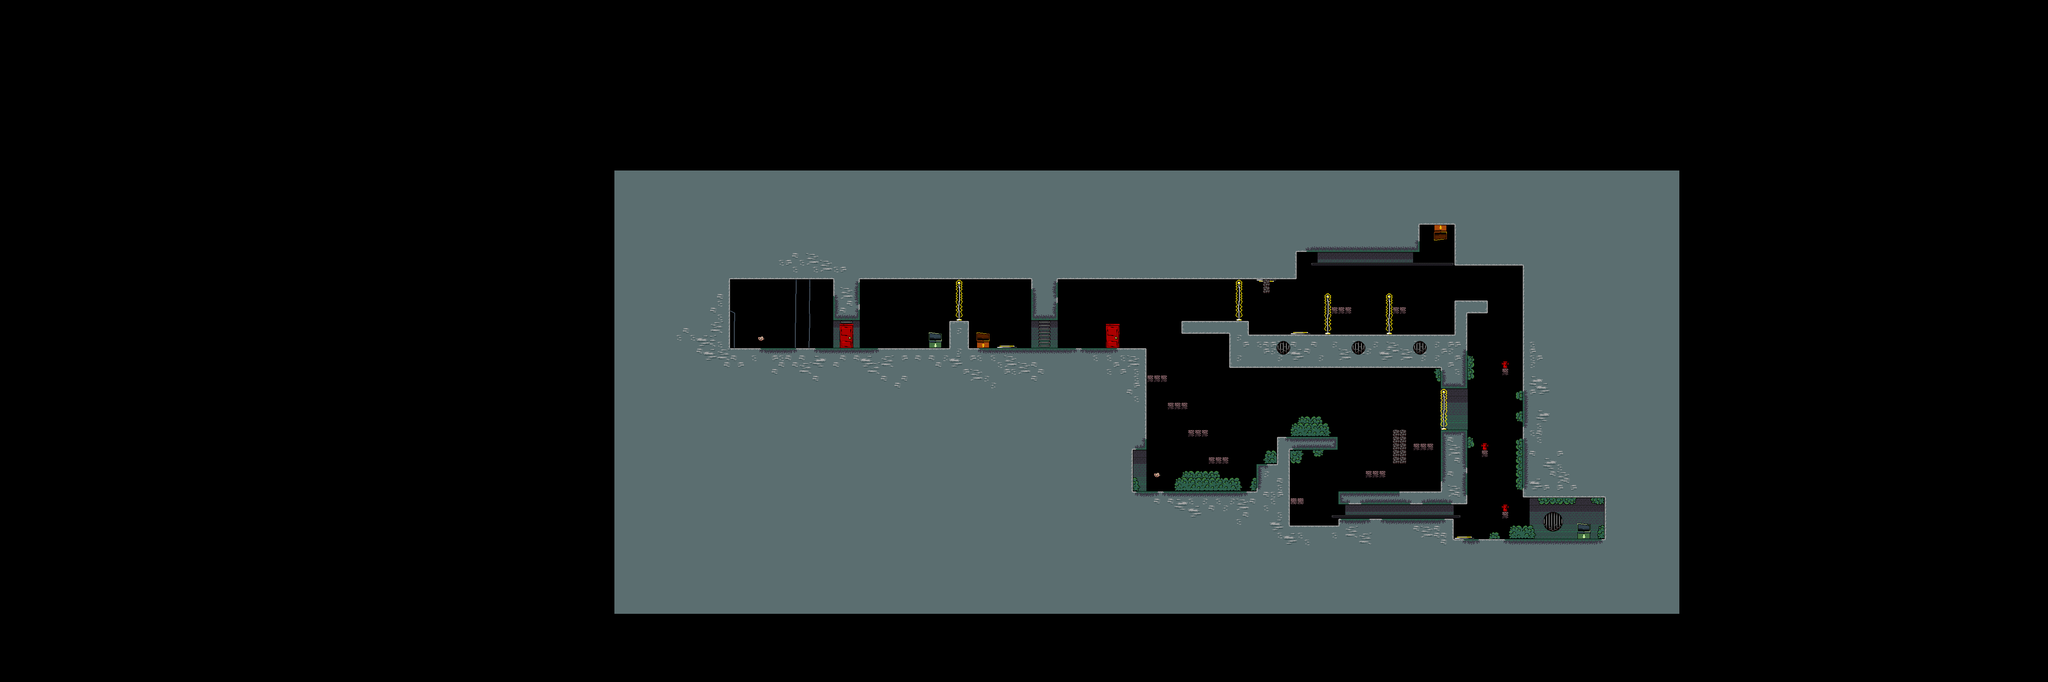

The image is a tile-based game level rendered from a .tmx file. Its description and source (layers, tilesets, objects; grid data summarised) follow:
An orthogonal 300x100 tile map with 16x16 px tiles, 5 tile layers (05 Background Background, 04 Background, 03 Collision, 02 Foreground, ...).

<map version="1.5" tiledversion="1.7.0" orientation="orthogonal" renderorder="right-down" width="300" height="100" tilewidth="16" tileheight="16" infinite="0" nextlayerid="6" nextobjectid="1">
 <tileset firstgid="1" source="RatkingTileset.tsx" />
 <layer id="5" name="05 Background Background" width="300" height="100">
  <data>[30000 cells, 248 non-empty, 30 distinct tile ids]</data>
 </layer>
 <layer id="4" name="04 Background" width="300" height="100">
  <data>[30000 cells, 101 non-empty, 23 distinct tile ids]</data>
 </layer>
 <layer id="1" name="03 Collision" width="300" height="100">
  <data>[30000 cells, 7875 non-empty, 27 distinct tile ids]</data>
 </layer>
 <layer id="2" name="02 Foreground" width="300" height="100">
  <data>[30000 cells, 311 non-empty, 24 distinct tile ids]</data>
 </layer>
 <layer id="3" name="01 Placeholders" width="300" height="100">
  <data>[30000 cells, 126 non-empty, 34 distinct tile ids]</data>
 </layer>
</map>
